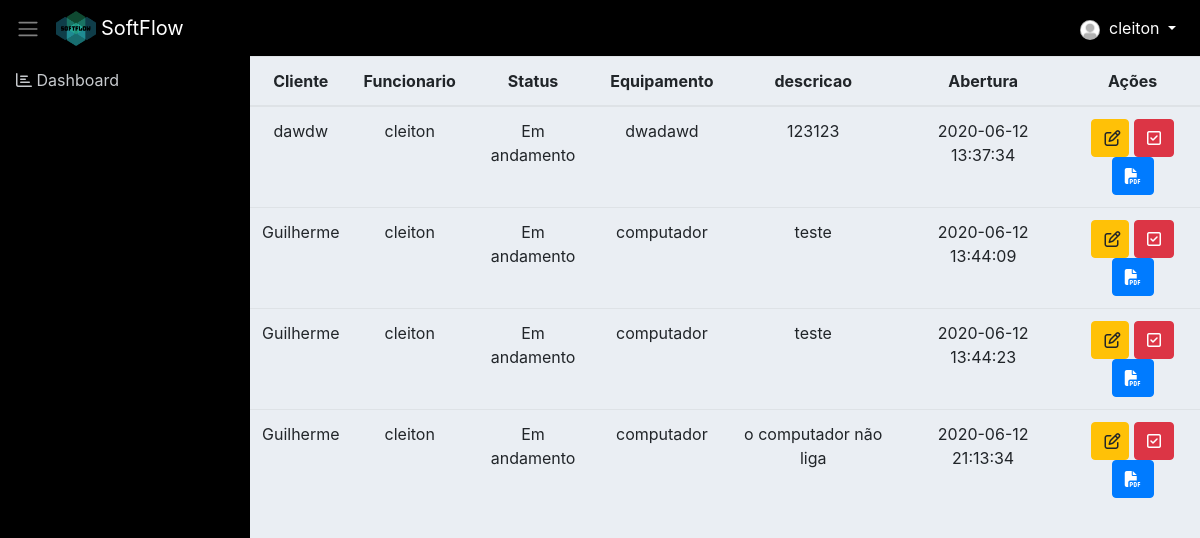
The app's page /chamado_andamento.php (signed in), older data.
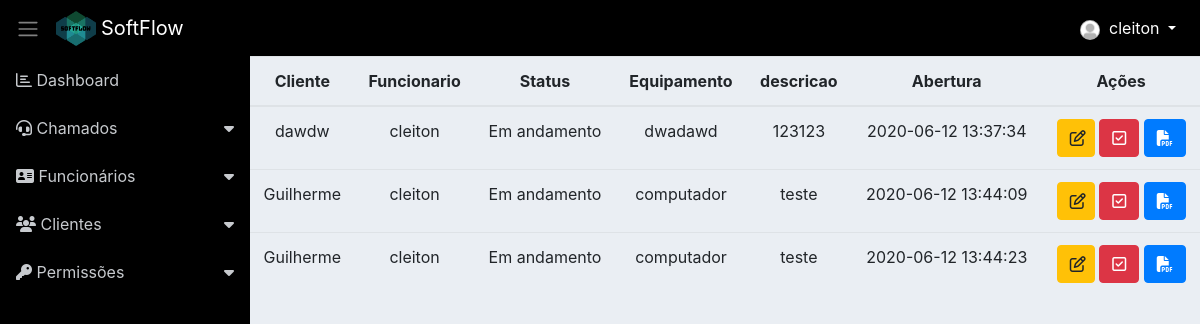
The same page, newer data.
### tables this page shows
CREATE TABLE `chamado` (
  `id` int(11) NOT NULL,
  `id_cliente` int(11) NOT NULL,
  `id_funcionario` int(11) DEFAULT NULL,
  `status` varchar(155) NOT NULL,
  `equipamento` varchar(115) NOT NULL,
  `descricao` varchar(155) NOT NULL,
  `abertura` varchar(155) NOT NULL,
  `encerramento` varchar(155) DEFAULT NULL
);

CREATE TABLE `cliente` (
  `id` int(11) NOT NULL,
  `nome` varchar(255) NOT NULL,
  `cpf` int(50) NOT NULL,
  `telefone` int(50) NOT NULL,
  `sexo` varchar(255) NOT NULL,
  `email` varchar(255) NOT NULL,
  `cep` int(50) NOT NULL,
  `endereco` varchar(150) NOT NULL,
  `created` varchar(255) DEFAULT NULL
);

CREATE TABLE `funcionario` (
  `id` int(11) NOT NULL,
  `nome` varchar(114) NOT NULL,
  `cpf` varchar(115) NOT NULL,
  `rg` int(30) NOT NULL,
  `nascimento` varchar(30) NOT NULL,
  `email` varchar(115) NOT NULL,
  `endereco` varchar(150) NOT NULL,
  `cep` int(50) NOT NULL,
  `estado` varchar(50) NOT NULL,
  `telefone` int(10) NOT NULL,
  `tituloEleitor` varchar(115) NOT NULL,
  `escolaridade` varchar(115) NOT NULL,
  `ctps` varchar(115) NOT NULL,
  `sexo` varchar(30) NOT NULL,
  `senha` varchar(115) NOT NULL,
  `id_cargo` int(11) NOT NULL,
  `created` varchar(255) DEFAULT NULL
);

### classes/Model.php (called while the page is built, shortened)
<?php
require_once 'Conn.php';
class Model
{
    public function __construct()
    {
        $conn = new Conn();
        $this->db = $conn->getConn();
    }
}

### classes/Conn.php (called while the page is built)
<?php
class Conn {
    public static $Host = "localhost";
    public static $User = "root";
    public static $Pass = "";
    public static $Dbname = "sistema_informatica_pi";
    private static $Connect = null;
    private static function Conectar() {
        try {
            if(self::$Connect == null):
                self::$Connect = new PDO('mysql:host=' . self::$Host .';dbname='.self::$Dbname, self::$User, self::$Pass);
            endif;
        } catch (Exception $ex) {
            echo 'Mensagem: ' . $ex->getMessage();
            die;
        }
        return self::$Connect;
    }
    public function getConn() {
        return self::Conectar();
    }
}

### classes/ChamadoDAO.php (called while the page is built, shortened)
<?php
require_once 'Model.php';
class ChamadoDAO extends Model
{
    public function __construct() {
    	$this->tabela = 'chamado';
    	$this->class = 'Chamado';
    }
    public function listarAndamento($funcionario)
    {
        $sql = "SELECT ch.*, cl.nome AS nome_cliente, fn.nome AS nome_funcionario FROM {$this->tabela} ch
        LEFT JOIN cliente cl ON cl.id = ch.id_cliente
        LEFT JOIN funcionario fn ON fn.id = ch.id_funcionario
        WHERE id_funcionario = '{$funcionario}' AND status='Em andamento'";
        $stmt = $this->db->prepare($sql);
        $stmt->setFetchMode(PDO::FETCH_CLASS, $this->class);
        $stmt->execute();
        return $stmt->fetchAll();
    }
}

### classes/Chamado.php (called while the page is built, shortened)
<?php
class Chamado
{
	private $id;
	private $status;
	private $descricao;
	private $abertura;
    private $equipamento;
    public function getId()
    {
        return $this->id;
    }
    public function getStatus()
    {
        return $this->status;
    }
    public function getDescricao()
    {
        return $this->descricao;
    }
    public function getAbertura()
    {
        return $this->abertura;
    }
    public function getEquipamento()
    {
        return $this->equipamento;
    }
}

### chamado_andamento.php (the view, shortened to what this page needs)
<?php include 'layout/header.php'; ?>
<?php include './layout/menu.php'; ?>
<?php
require 'classes/Chamado.php';
require 'classes/ChamadoDAO.php';
$chamadoDAO = new ChamadoDAO();
$funcionario = $_SESSION['id_funcionario'];
$chamados = $chamadoDAO->listarAndamento($funcionario);
?>
<div style="width: 100%;">
	<table class="table text-center">
		<thead>
			<tr>
				<th>Cliente</th>
				<th>Funcionario</th>
				<th>Status</th>
				<th>Equipamento</th>
				<th>descricao</th>
				<th>Abertura</th>
				<th>Ações</th>
			</tr>
		</thead>
		<tbody>
			<?php foreach ($chamados as $chamado) { ?>
				<tr>
					<td><?= $chamado->nome_cliente; ?></td>
					<td><?= $chamado->nome_funcionario; ?></td>
					<td><?= $chamado->getStatus() ?></td>
					<td><?= $chamado->getEquipamento() ?></td>
					<td><?= $chamado->getDescricao() ?></td>
					<td><?= $chamado->getAbertura() ?></td>
					<td>
						<a class="btn btn-warning" style="padding-right: 8px;" href="form_chamado.php?id=<?= $chamado->getId() ?>"><i class="far fa-edit"></i></a>
						<a class="btn btn-danger" href="controle_chamado.php?acao=finalizarChamado&id=<?= $chamado->getId() ?>" onclick="return confirm('Deseja realmente Finalizar esse chamado?')"><i class="far fa-check-square"></i></a>
						<a href="pdf_chamado_andamento.php?id=<?= $chamado->getId() ?>" class="btn btn-primary"><i class="fas fa-file-pdf"></i></a>
					</td>
				</tr>
			<?php } ?>
		</tbody>
	</table>
</div>
<?php include 'layout/footer.php'; ?>

### layout/menu.php (shortened to what this page needs)
<?php
  $permissaoClienteMenu = retornaControle('cliente');
  $permissaoChamadoMenu = retornaControle('chamado');
  $permissaoFuncionarioMenu = retornaControle('funcionario');
  $permissaoPermissoes = retornaControle('chamados_geral');
?>
<nav class="sidebar">
    <ul class="list-unstyled">
        <li><a href="adm.php"><i class="far fa-chart-bar"></i></i> Dashboard</a></li>
        <?php if(!empty($permissaoChamadoMenu)): ?>
        <li>
            <a href="#submenu4" data-toggle="collapse">
                <i class="fas fa-headset"></i> Chamados</a>
        </li>
        <?php endif; ?>
        <?php if(!empty($permissaoFuncionarioMenu)): ?>
        <li>
            <a href="#submenu2" data-toggle="collapse"><i class="fas fa-address-card"></i> Funcionários</a>
        </li>
        <?php endif; ?>
        <?php if(!empty($permissaoClienteMenu)): ?>
        <li>
            <a href="#submenu3" data-toggle="collapse">
            <i class="fas fa-users fa"></i> Clientes</a>
        </li>
        <?php endif; ?>
        <?php if(!empty($permissaoPermissoes)): ?>
        <li>
            <a href="#submenu5" data-toggle="collapse">
            <i class="fas fa-key fa"></i> Permissões</a>
        </li>
        <?php endif; ?>
    </ul>
</nav>

Row changes from the older to the newer data that the page shows:
no longer on this page (row edited): chamado: id_cliente.nome "Guilherme", id_funcionario.nome "cleiton", status "Em andamento", equipamento "computador", descricao "o computador não liga", abertura "2020-06-12 21:13:34"
Text that changed along with them:
text now shown: "Chamados Funcionários Clientes Permissões"
